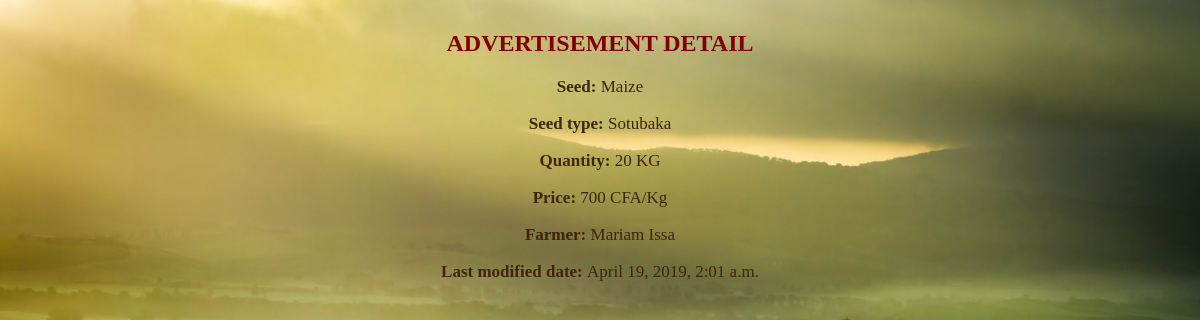
The app's page /advertisements/4/ with its own data.
### seeds/models.py (models this page shows, shortened)
class Advertisement(models.Model):
    farmer = models.ForeignKey(Farmer, on_delete=models.CASCADE)
    seed = models.CharField(max_length=200)
    seed_type = models.CharField(max_length=200)
    description = models.TextField(default="", blank=True)
    quantity = models.PositiveIntegerField(validators=[MaxValueValidator(99999)])
    price = models.PositiveIntegerField(validators=[MaxValueValidator(999999999)])
    pub_date = models.DateTimeField('date published')
    class Meta:
        unique_together = (('farmer', 'pub_date'),)
        unique_together = (('farmer', 'seed_type'),)
    def was_published_recently(self):
        now = timezone.now()
        return now - datetime.timedelta(days=1) <= self.pub_date <= now
    was_published_recently.admin_order_field = 'pub_date'
    was_published_recently.boolean = True
    was_published_recently.short_description = 'Published recently?'

class Farmer(models.Model):
    phone_number = models.CharField(primary_key=True, max_length=9)
    full_name = models.CharField(max_length=70)
    region = models.CharField(
      max_length=10,
      choices=[(tag.name, tag.value) for tag in RegionChoice]
    )
    place = models.CharField(max_length=200)
    def __str__(self):
        return self.full_name

### seeds/views.py (the view)
# urls.py: path('advertisements/<int:advertisement_id>/', views.advertisements_detail_view, name='advertisements_detail'),
def advertisements_detail_view(request, advertisement_id):
    advertisement = get_object_or_404(Advertisement, pk=advertisement_id)
    return render(request, 'seeds/advertisements_detail.html', {'advertisement': advertisement})

### seeds/templates/seeds/advertisements_detail.html (shortened to what this page needs)
{% load static %}
<link rel="stylesheet" type="text/css" href="{% static 'seeds/style.css' %}" />
<h2>ADVERTISEMENT DETAIL</h2>
<p><b>Seed: </b>{{ advertisement.seed }}</p>
<p><b>Seed type: </b>{{ advertisement.seed_type }}</p>
<p><b>Quantity: </b>{{ advertisement.quantity }} KG</p>
<p><b>Price: </b>{{ advertisement.price }} CFA/Kg</p>
<p><b>Farmer: </b>{{ advertisement.farmer }}</p>
<p><b>Last modified date: </b>{{ advertisement.pub_date }}</p>

### seeds/static/seeds/style.css (style rules this page uses)
h2 { margin-top: 30px; color: #800000; }
p { opacity: 1; font-size: 17px; color: #3F250B; }

### records on screen
Advertisement: seed "Maize", seed_type "Sotubaka", quantity "20", price "700", farmer "Mariam Issa", pub_date "April 19, 2019, 2:01 a.m."
